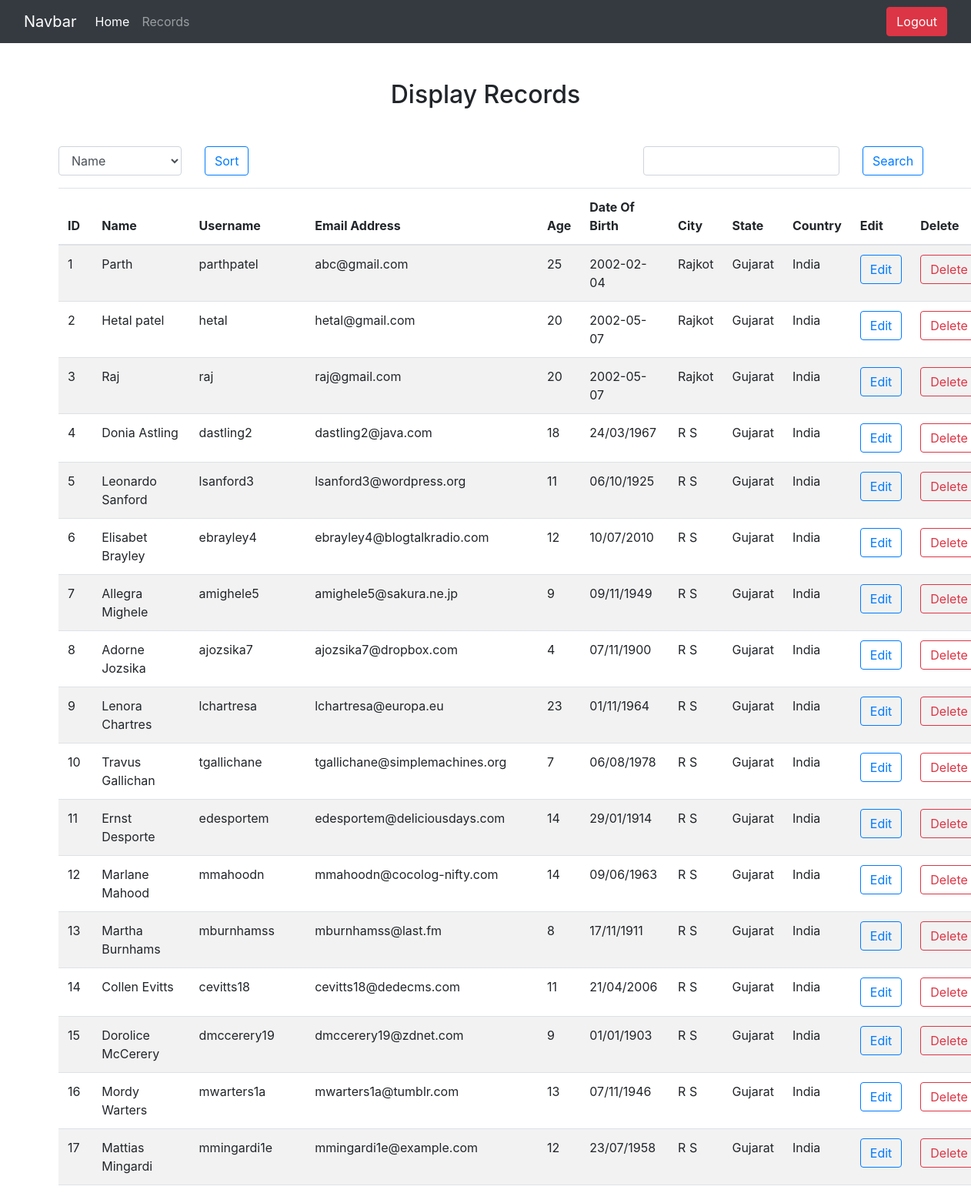
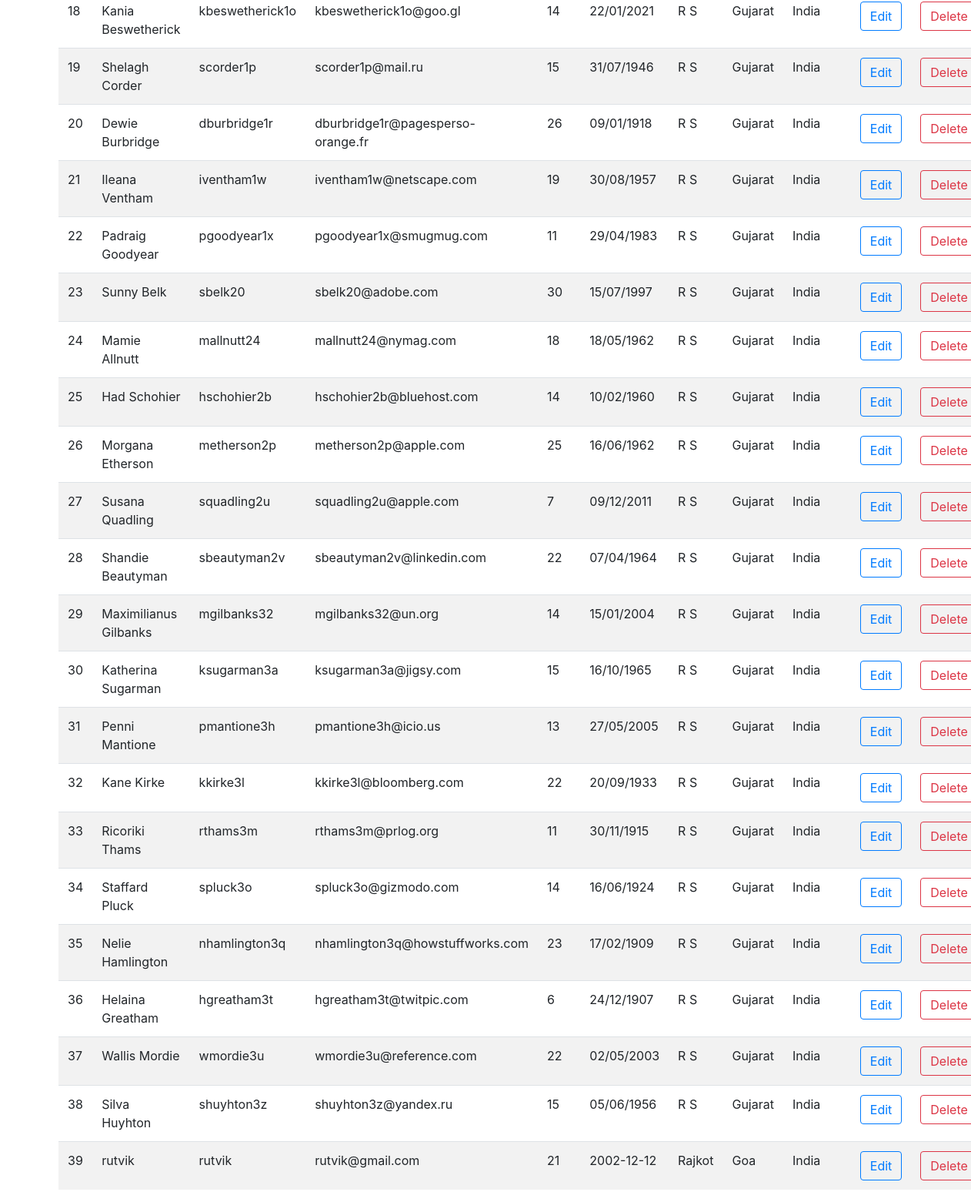
Page /display.php (signed in) on the committed database (2 pictures, top to bottom).
### tables this page shows
CREATE TABLE IF NOT EXISTS `users` (
  `id` int(11) NOT NULL AUTO_INCREMENT,
  `name` varchar(50) NOT NULL,
  `username` varchar(50) NOT NULL,
  `email` varchar(50) NOT NULL,
  `age` int(11) NOT NULL,
  `dob` varchar(50) NOT NULL,
  `profile` varchar(255) NOT NULL,
  `country` varchar(50) NOT NULL,
  `state` varchar(50) NOT NULL,
  `city` varchar(50) NOT NULL,
  `password` varchar(50) NOT NULL,
  PRIMARY KEY (`id`)
);

### display.php (the view, shortened to what this page needs)
<?php
    include 'connection.php';
    if($_SESSION['uname'] != ""){
?>
<!DOCTYPE html>
<html lang="en">
<head>
    <link rel="stylesheet" href="assets/css/bootstrap.min.css">
</head>
<body>
    <?php include "headerBar.php" ?>
    <h2 class="text-center mt-5">
        Display Records
    </h2>
    <div class="container mt-5">
        <div class="row">
            <div class="col-lg-8">
                <form action="display.php" method="post" class="w-100">
                    <div class="row">
                        <div class="col-lg-3">
                            <div class="form-group">
                                <select class="form-control" name="sortingvalue" id="sorting">
                                    <option value="name">Name</option>
                                </select>
                            </div>
                        </div>
                        <div class="col-lg-3">
                            <button type="submit" name="sorting" class="btn btn-outline-primary">Sort</button>
                        </div>
                    </div>
                </form>
            </div>
            <div class="col-lg-4">
            <form action="display.php" method="post" class="w-100">
                    <div class="row">
                        <div class="col-lg-9">
                            <div class="form-group">
                                <input type="text" name="searchValue" id="UserSearch" class="form-control">
                            </div>
                        </div>
                        <div class="col-lg-3">
                            <button type="submit" name="search" class="btn btn-outline-primary">Search</button>
                        </div>
                    </div>
                </form>
            </div>
        </div>
        <table class="table table-striped">
            <thead>
                <tr>
                    <th scope="col">ID</th>
                    <th scope="col">Name</th>
                    <th scope="col">Username</th>
                    <th scope="col">Email Address</th>
                    <th scope="col">Age</th>
                    <th scope="col">Date Of Birth</th>
                    <th scope="col">City</th>
                    <th scope="col">State</th>
                    <th scope="col">Country</th>
                    <th scope="col">Edit</th>
                    <th scope="col">Delete</th>
                </tr>
            </thead>
            <tbody>
                <?php
                    $query = "";
                    if (isset($_POST['sorting'])){
                        $sort = $_POST['sortingvalue'];
                        $query = "SELECT * FROM `users` ORDER BY ".$sort;
                    }
                    else if (isset($_POST['search'])){
                        $searchValue = $_POST['searchValue'];
                        $query = "SELECT * FROM `users` WHERE name LIKE '%$searchValue%' OR username LIKE '%$searchValue%' OR email LIKE '%$searchValue%'";
                    }
                    else{
                        $query = "SELECT * FROM `users`";
                    }
                    $result = mysqli_query($con, $query);
                    $checkrecords = mysqli_num_rows($result);
                    if($checkrecords != 0){
                        $i = 1;
                        while($row = mysqli_fetch_array($result)){
                ?>
                            <tr>
                                <td><?php echo $i;?></td>
                                <td><?php echo $row['name'];?></td>
                                <td><?php echo $row['username'];?></td>
                                <td><?php echo $row['email'];?></td>
                                <td><?php echo $row['age'];?></td>
                                <td><?php echo $row['dob'];?></td>
                                <td><?php echo $row['city'];?></td>
                                <td><?php echo $row['state'];?></td>
                                <td><?php echo $row['country'];?></td>
                                <td><a href="edit.php?uid=<?php echo $row['id']; ?>" class="btn btn-outline-primary">Edit</a></td>
                                <td><a href="delete.php?uid=<?php echo $row['id']; ?>" class="btn btn-outline-danger" onclick="return confirm('Are Your Sure This Record Is delete.');">Delete</a></td>
                            </tr>
                <?php
                            $i++;
                        }
                    }
                    else{
                ?>
                        <tr>
                            <td colspan="11" align="center">Records Not Found</td>
                        </tr>
                <?php
                    }
                ?>
            </tbody>
        </table>
    </div>
</body>
</html>
<?php
    }
    else{
        header('location: index.php');
    }
?>

### headerBar.php (shortened to what this page needs)
<nav class="navbar navbar-expand-lg navbar-dark bg-dark">
    <div class="container-fluid">
        <a class="navbar-brand" href="#">Navbar</a>
        <div class="collapse navbar-collapse" id="navbarSupportedContent">
            <ul class="navbar-nav me-auto mb-2 mb-lg-0">
                <li class="nav-item">
                    <a class="nav-link active" aria-current="page" href="home.php">Home</a>
                </li>
                <li class="nav-item">
                    <a class="nav-link" href="display.php">Records</a>
                </li>
            </ul>
        </div>
        <div>
            <a href="logout.php" class="btn btn-danger" onclick="return confirm('Are you sure this account is logout.');">Logout</a>
        </div>
    </div>
</nav>

### rows in the picture
users: name "Parth", username "parthpatel", email "abc@gmail.com", age "25", dob "2002-02-04", city "Rajkot", state "Gujarat", country "India"
users: name "Hetal patel", username "hetal", email "hetal@gmail.com", age "20", dob "2002-05-07", city "Rajkot", state "Gujarat", country "India"
users: name "Raj", username "raj", email "raj@gmail.com", age "20", dob "2002-05-07", city "Rajkot", state "Gujarat", country "India"
users: name "Donia Astling", username "dastling2", email "dastling2@java.com", age "18", dob "24/03/1967", city "R S", state "Gujarat", country "India"
users: name "Leonardo Sanford", username "lsanford3", email "lsanford3@wordpress.org", age "11", dob "06/10/1925", city "R S", state "Gujarat", country "India"
users: name "Elisabet Brayley", username "ebrayley4", email "ebrayley4@blogtalkradio.com", age "12", dob "10/07/2010", city "R S", state "Gujarat", country "India"
users: name "Allegra Mighele", username "amighele5", email "amighele5@sakura.ne.jp", age "9", dob "09/11/1949", city "R S", state "Gujarat", country "India"
users: name "Adorne Jozsika", username "ajozsika7", email "ajozsika7@dropbox.com", age "4", dob "07/11/1900", city "R S", state "Gujarat", country "India"
users: name "Lenora Chartres", username "lchartresa", email "lchartresa@europa.eu", age "23", dob "01/11/1964", city "R S", state "Gujarat", country "India"
users: name "Travus Gallichan", username "tgallichane", email "tgallichane@simplemachines.org", age "7", dob "06/08/1978", city "R S", state "Gujarat", country "India"
users: name "Ernst Desporte", username "edesportem", email "edesportem@deliciousdays.com", age "14", dob "29/01/1914", city "R S", state "Gujarat", country "India"
users: name "Marlane Mahood", username "mmahoodn", email "mmahoodn@cocolog-nifty.com", age "14", dob "09/06/1963", city "R S", state "Gujarat", country "India"
users: name "Martha Burnhams", username "mburnhamss", email "mburnhamss@last.fm", age "8", dob "17/11/1911", city "R S", state "Gujarat", country "India"
users: name "Collen Evitts", username "cevitts18", email "cevitts18@dedecms.com", age "11", dob "21/04/2006", city "R S", state "Gujarat", country "India"
users: name "Dorolice McCerery", username "dmccerery19", email "dmccerery19@zdnet.com", age "9", dob "01/01/1903", city "R S", state "Gujarat", country "India"
users: name "Mordy Warters", username "mwarters1a", email "mwarters1a@tumblr.com", age "13", dob "07/11/1946", city "R S", state "Gujarat", country "India"
users: name "Mattias Mingardi", username "mmingardi1e", email "mmingardi1e@example.com", age "12", dob "23/07/1958", city "R S", state "Gujarat", country "India"
users: name "Kania Beswetherick", username "kbeswetherick1o", email "kbeswetherick1o@goo.gl", age "14", dob "22/01/2021", city "R S", state "Gujarat", country "India"
users: name "Shelagh Corder", username "scorder1p", email "scorder1p@mail.ru", age "15", dob "31/07/1946", city "R S", state "Gujarat", country "India"
users: name "Dewie Burbridge", username "dburbridge1r", email "dburbridge1r@pagesperso-orange.fr", age "26", dob "09/01/1918", city "R S", state "Gujarat", country "India"
users: name "Ileana Ventham", username "iventham1w", email "iventham1w@netscape.com", age "19", dob "30/08/1957", city "R S", state "Gujarat", country "India"
users: name "Padraig Goodyear", username "pgoodyear1x", email "pgoodyear1x@smugmug.com", age "11", dob "29/04/1983", city "R S", state "Gujarat", country "India"
users: name "Sunny Belk", username "sbelk20", email "sbelk20@adobe.com", age "30", dob "15/07/1997", city "R S", state "Gujarat", country "India"
users: name "Mamie Allnutt", username "mallnutt24", email "mallnutt24@nymag.com", age "18", dob "18/05/1962", city "R S", state "Gujarat", country "India"
users: name "Had Schohier", username "hschohier2b", email "hschohier2b@bluehost.com", age "14", dob "10/02/1960", city "R S", state "Gujarat", country "India"
users: name "Morgana Etherson", username "metherson2p", email "metherson2p@apple.com", age "25", dob "16/06/1962", city "R S", state "Gujarat", country "India"
users: name "Susana Quadling", username "squadling2u", email "squadling2u@apple.com", age "7", dob "09/12/2011", city "R S", state "Gujarat", country "India"
users: name "Shandie Beautyman", username "sbeautyman2v", email "sbeautyman2v@linkedin.com", age "22", dob "07/04/1964", city "R S", state "Gujarat", country "India"
users: name "Maximilianus Gilbanks", username "mgilbanks32", email "mgilbanks32@un.org", age "14", dob "15/01/2004", city "R S", state "Gujarat", country "India"
users: name "Katherina Sugarman", username "ksugarman3a", email "ksugarman3a@jigsy.com", age "15", dob "16/10/1965", city "R S", state "Gujarat", country "India"
users: name "Penni Mantione", username "pmantione3h", email "pmantione3h@icio.us", age "13", dob "27/05/2005", city "R S", state "Gujarat", country "India"
users: name "Kane Kirke", username "kkirke3l", email "kkirke3l@bloomberg.com", age "22", dob "20/09/1933", city "R S", state "Gujarat", country "India"
users: name "Ricoriki Thams", username "rthams3m", email "rthams3m@prlog.org", age "11", dob "30/11/1915", city "R S", state "Gujarat", country "India"
users: name "Staffard Pluck", username "spluck3o", email "spluck3o@gizmodo.com", age "14", dob "16/06/1924", city "R S", state "Gujarat", country "India"
users: name "Nelie Hamlington", username "nhamlington3q", email "nhamlington3q@howstuffworks.com", age "23", dob "17/02/1909", city "R S", state "Gujarat", country "India"
users: name "Helaina Greatham", username "hgreatham3t", email "hgreatham3t@twitpic.com", age "6", dob "24/12/1907", city "R S", state "Gujarat", country "India"
users: name "Wallis Mordie", username "wmordie3u", email "wmordie3u@reference.com", age "22", dob "02/05/2003", city "R S", state "Gujarat", country "India"
users: name "Silva Huyhton", username "shuyhton3z", email "shuyhton3z@yandex.ru", age "15", dob "05/06/1956", city "R S", state "Gujarat", country "India"
users: name "rutvik", username "rutvik", email "rutvik@gmail.com", age "21", dob "2002-12-12", city "Rajkot", state "Goa", country "India"
